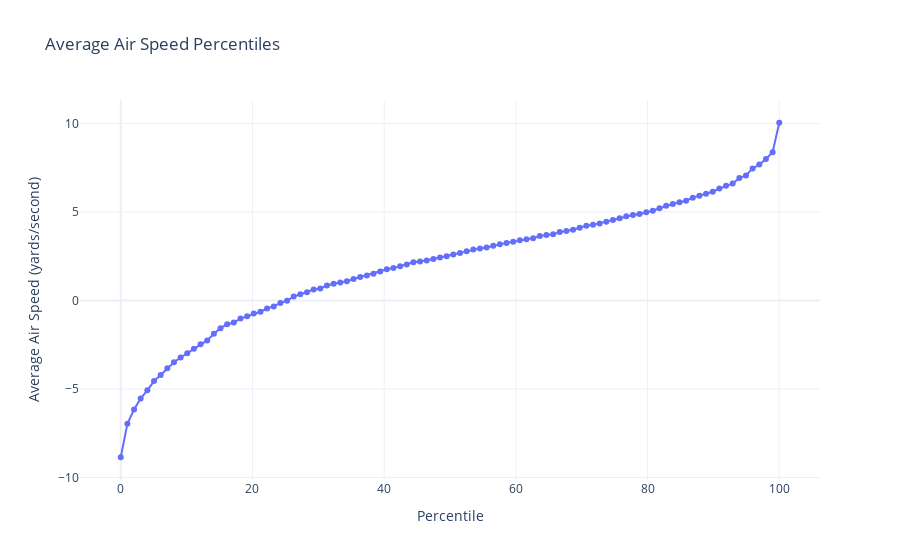

The notebook cell this image was saved under:
### Code cell
# get the percentiles 
vals = df["AVG_AIR_SPEED"].loc[~df["AVG_AIR_SPEED"].isna()] 
pcts = np.linspace(0, 100, 100)
pct_vals = np.percentile(vals, pcts) 

# showcase in a scatter plot 
fig = go.Figure() 
fig.add_trace(go.Scatter(
    x=pcts, 
    y=pct_vals, 
    mode='lines+markers', 
    name='AVG_AIR_SPEED Percentiles'
)) 

fig.update_layout(
    title='Average Air Speed Percentiles',
    xaxis_title='Percentile',
    yaxis_title='Average Air Speed (yards/second)',
    template='plotly_white'
) 

fig.show()
